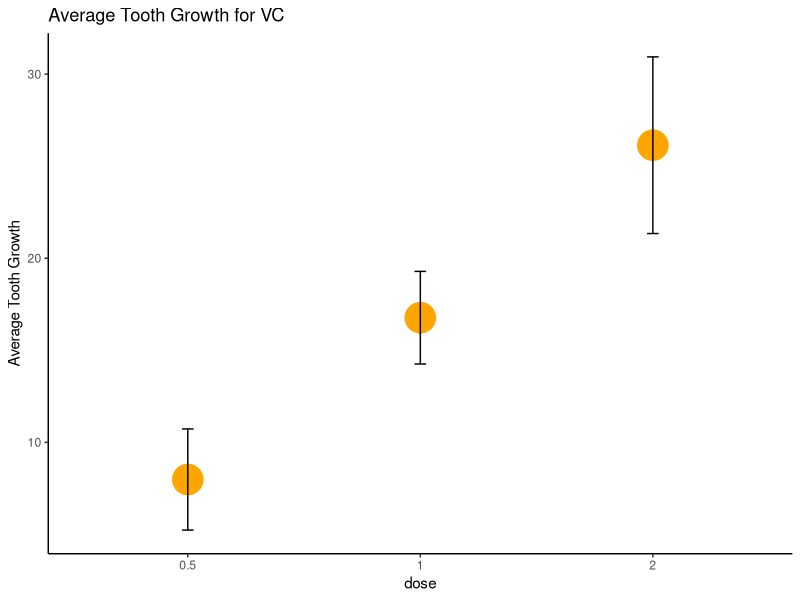
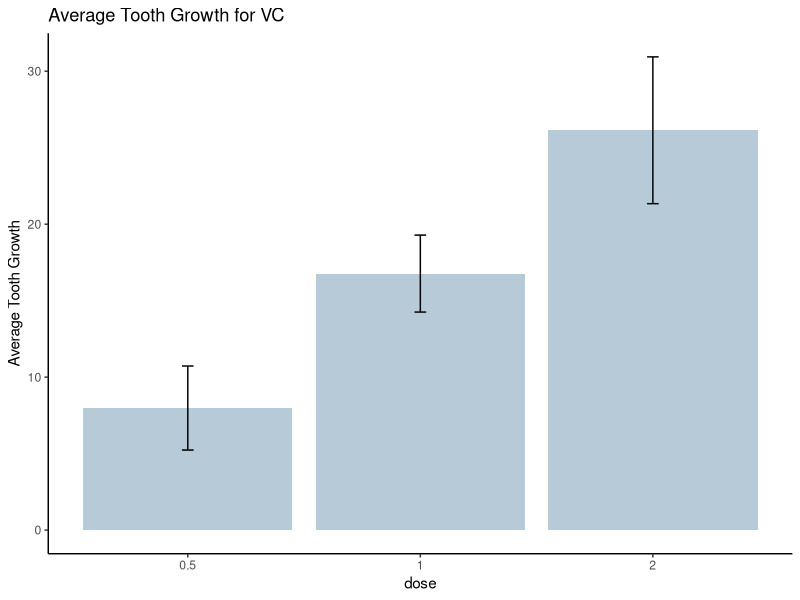

Here is the R script that generated these plots, in order:
### ErrorBar
library(tidyverse)

data()
?ToothGrowth
view(ToothGrowth)
names(ToothGrowth)

# Theme setting for the visual

theme_set(theme_classic() +
            theme(panel.grid.major = element_blank()))

### Type - 1
ToothGrowth %>%
  filter(supp == "VC") %>% 
  mutate(dose = as.factor(dose)) %>% 
  group_by(dose) %>% 
  summarise(Mean_length = mean(len),
            Sd_length = sd(len)) 

### Type - 2

ToothGrowth %>%
  filter(supp == "VC") %>% 
  mutate(dose = as.factor(dose)) %>% 
  group_by(dose) %>% 
  summarise(Mean_length = mean(len),
            Sd_length = sd(len)) %>% 
  ggplot(aes(dose, Mean_length)) +
  geom_point(size = 10,
             colour = "orange") +
  geom_errorbar(aes(x = dose,
                    ymin = Mean_length - Sd_length,
                    ymax = Mean_length + Sd_length,
                    width = 0.05)) +
  labs(title = "Average Tooth Growth for VC",
       x = "dose",
       y = "Average Tooth Growth")

### Alternative

ToothGrowth %>% 
  filter(supp == "VC") %>% 
  mutate(dose = as.factor(dose)) %>% 
  group_by(dose) %>% 
  summarise(Mean_length = mean(len),
            Sd_length = sd(len)) %>% 
  ggplot(aes(dose, Mean_length)) +
  geom_bar(stat = "identity",
           fill = "#97B3C6",
           alpha = 0.7)+
  geom_errorbar(aes(x = dose,
                    ymin = Mean_length - Sd_length,
                    ymax = Mean_length + Sd_length,
                    width = 0.05))+
  labs(title = "Average Tooth Growth for VC",
       x = "dose",
       y = "Average Tooth Growth")  
